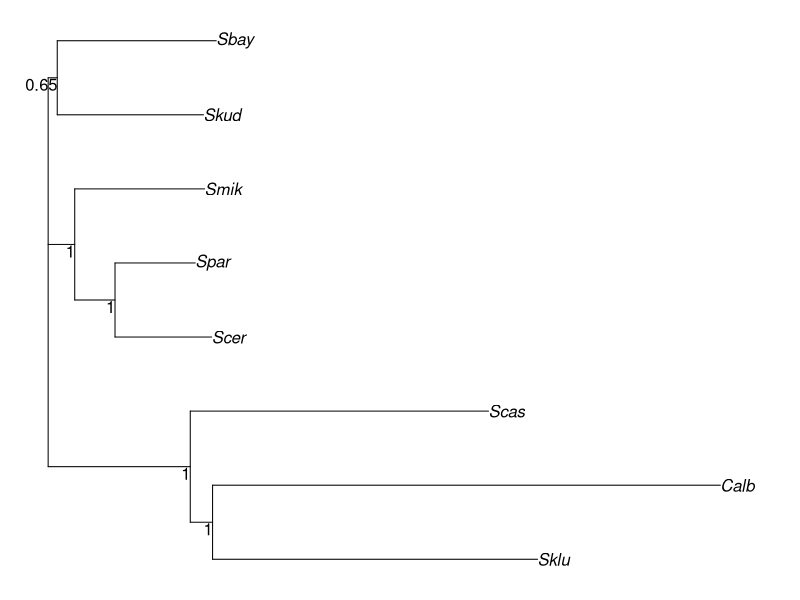
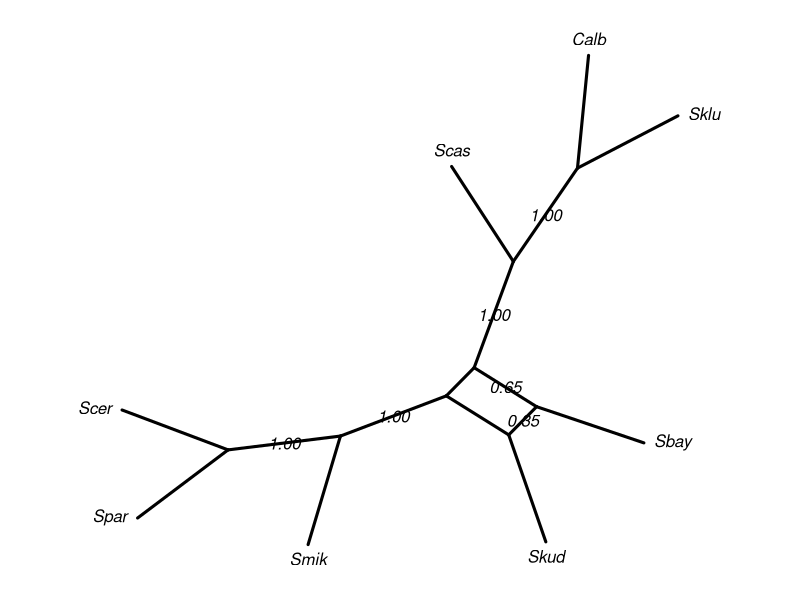
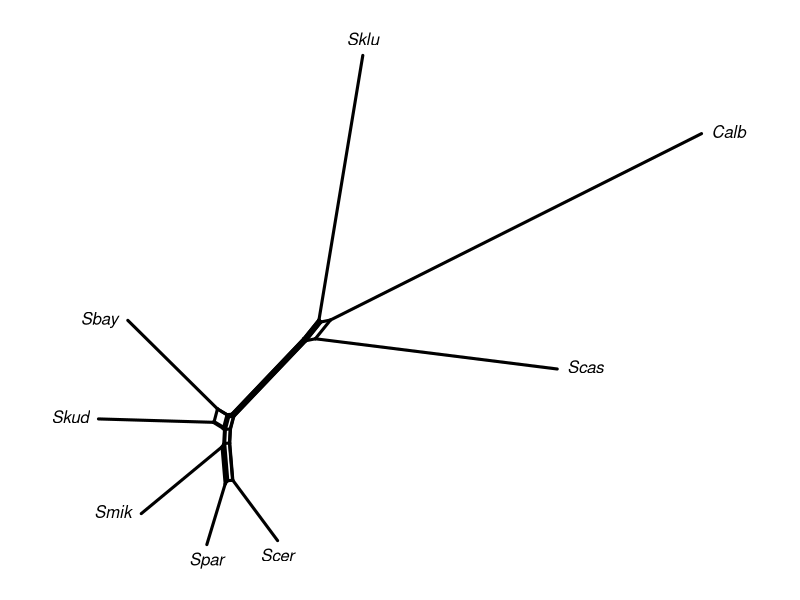
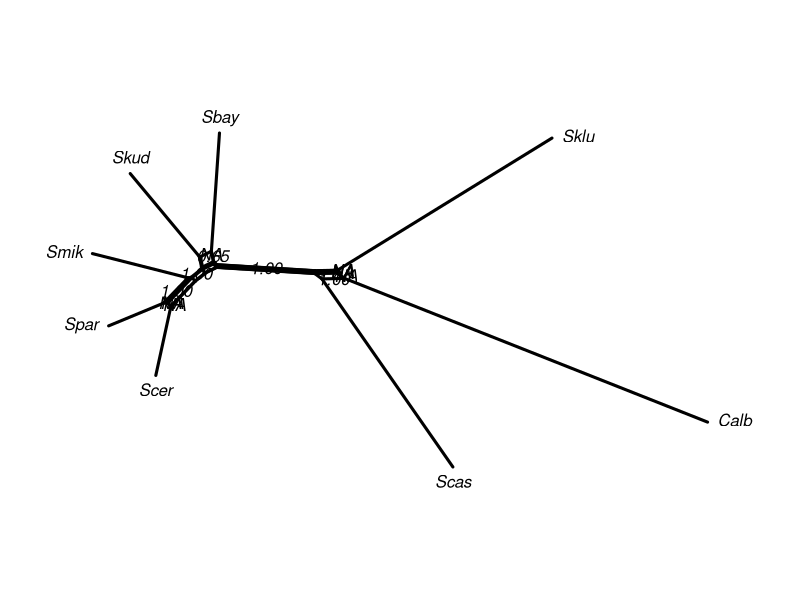
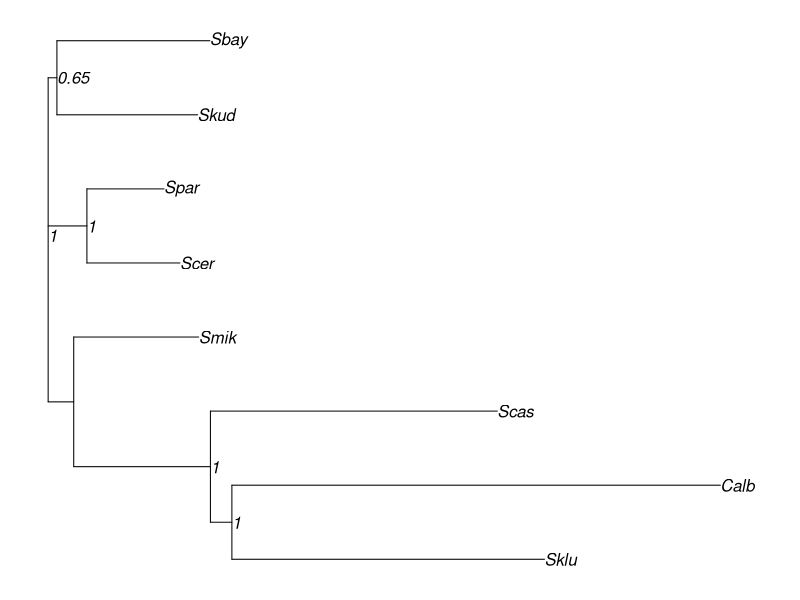
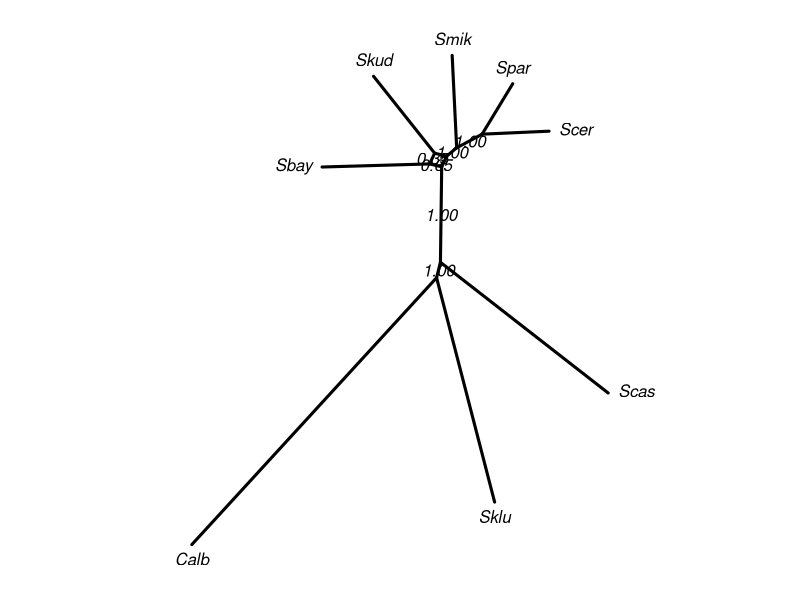

These figures' R source, in order:
## ---- chunk 1
library(phangorn)
data(Laurasiatherian)
data(yeast)
## ---- chunk 2
set.seed(1)
bs <- bootstrap.phyDat(yeast, FUN = function(x)nj(dist.hamming(x)), 
    bs=100)
tree <- nj(dist.hamming(yeast))
par("mar" = rep(1, 4))
tree <- plotBS(tree, bs, "phylogram")
cnet <- consensusNet(bs, .3)
plot(cnet, "2D", show.edge.label=TRUE)
## ---- chunk 3
dm <- dist.hamming(yeast)
nnet <- neighborNet(dm)
par("mar" = rep(1, 4))
plot(nnet, "2D")
## ---- chunk 4
nnet <- addConfidences(nnet, tree)
par("mar" = rep(1, 4))
plot(nnet, "2D", show.edge.label=TRUE)
## ---- chunk 5
tree2 <- rNNI(tree, 2)
tree2 <- addConfidences(tree2, tree)
# several support values are missing
par("mar" = rep(1, 4))
plot(tree2, show.node.label=TRUE)
## ---- chunk 6
cnet <- nnls.networx(cnet, dm)
par("mar" = rep(1, 4))
plot(cnet, "2D", show.edge.label=TRUE)
## ---- chunk 7
sessionInfo()
